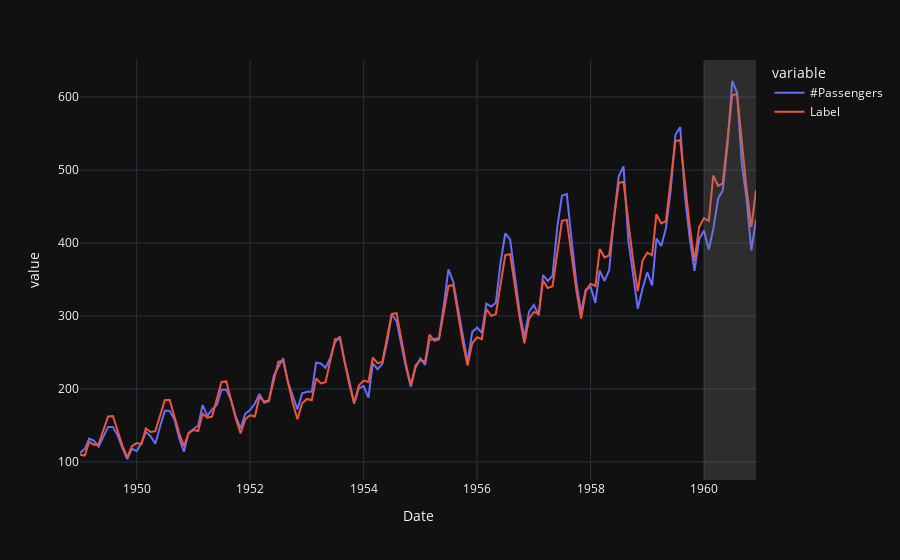

The code cell stored with this chart in its notebook:
### Markdown cell above
Here the MAE is 12% higher than on the training set, which may indicate overfitting. Let's plot this

### Code cell
# generate predictions on the original dataset
predictions = predict_model(best, data=data)

# add a date column in the dataset
predictions['Date'] = pd.date_range(start='1949-01-01', end='1960-12-01', freq='MS')

# line plot 
fig = px.line(predictions, x='Date', y=['#Passengers', "Label"], template='plotly_dark')

# Add a vertical rectangle for test-set separation
fig.add_vrect(x0='1960-01-01', x1='1960-12-01', fillcolor='grey', opacity=0.25, line_width=0)

fig.show()

### Figure 1 — Plotly figure (JSON) as saved in the notebook; plotly's stock layout.template omitted (floating-point values rounded to 4 significant figures; data arrays with more than 128 entries replaced by an {"elided": "..."} marker saying what was removed)
{"data": [{"hovertemplate": "variable=#Passengers<br>Date=%{x}<br>value=%{y}<extra></extra>", "legendgroup": "#Passengers", "line": {"color": "#636efa", "dash": "solid"}, "marker": {"symbol": "circle"}, "mode": "lines", "name": "#Passengers", "orientation": "v", "showlegend": true, "type": "scatter", "x": {"elided": "144 str values"}, "xaxis": "x", "y": {"elided": "144 int values"}, "yaxis": "y"}, {"hovertemplate": "variable=Label<br>Date=%{x}<br>value=%{y}<extra></extra>", "legendgroup": "Label", "line": {"color": "#EF553B", "dash": "solid"}, "marker": {"symbol": "circle"}, "mode": "lines", "name": "Label", "orientation": "v", "showlegend": true, "type": "scatter", "x": {"elided": "144 str values"}, "xaxis": "x", "y": {"elided": "144 float values"}, "yaxis": "y"}], "layout": {"legend": {"title": {"text": "variable"}, "tracegroupgap": 0}, "margin": {"t": 60}, "shapes": [{"fillcolor": "grey", "line": {"width": 0}, "opacity": 0.25, "type": "rect", "x0": "1960-01-01", "x1": "1960-12-01", "xref": "x", "y0": 0, "y1": 1, "yref": "y domain"}], "xaxis": {"anchor": "y", "domain": [0, 1], "title": {"text": "Date"}}, "yaxis": {"anchor": "x", "domain": [0, 1], "title": {"text": "value"}}}}
